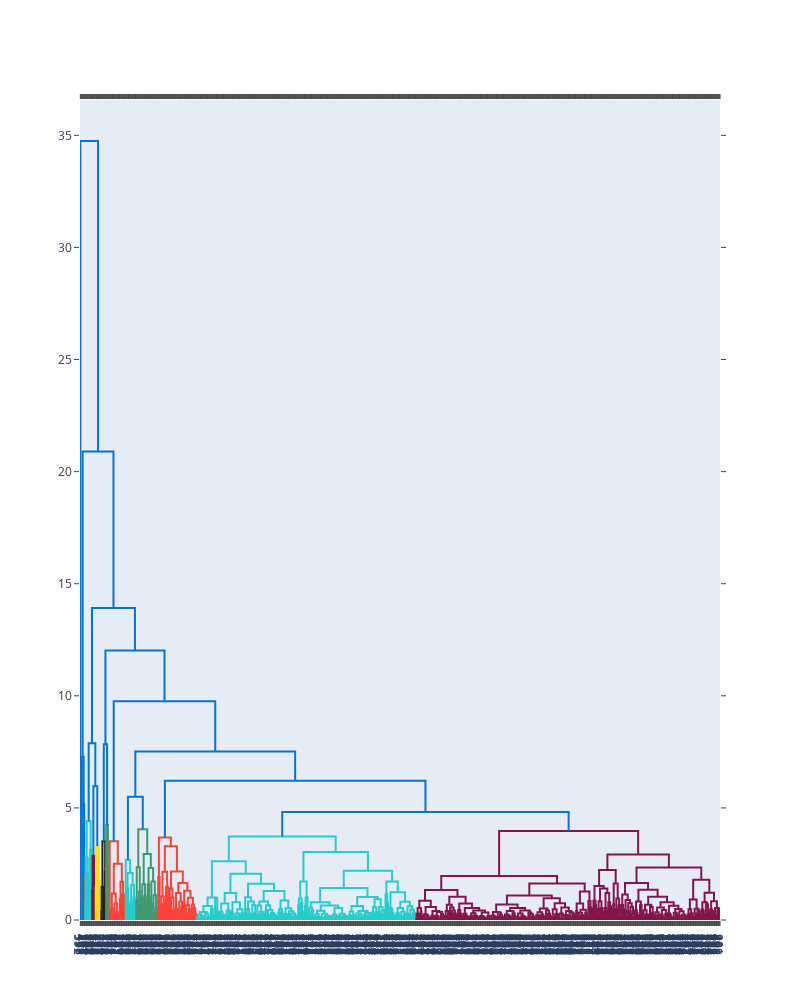

The notebook cell this image was saved under:
### Markdown cell above
## Hierarchical Agglomerative Clustering

### Code cell
# Create the dendrogram
fig = ff.create_dendrogram(pcs_df, color_threshold=4.5)
fig.update_layout(width=800, height=1000)
fig.show()
